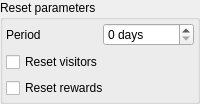
      <widget class="QGroupBox" name="groupBox">
       <property name="title">
        <string>Reset parameters</string>
       </property>
       <layout class="QVBoxLayout" name="verticalLayout_3">
        <property name="leftMargin">
         <number>3</number>
        </property>
        <property name="topMargin">
         <number>3</number>
        </property>
        <property name="rightMargin">
         <number>3</number>
        </property>
        <property name="bottomMargin">
         <number>3</number>
        </property>
        <item>
         <layout class="QHBoxLayout" name="horizontalLayout_14">
          <item>
           <widget class="QLabel" name="label_4">
            <property name="text">
             <string>Period</string>
            </property>
           </widget>
          </item>
          <item>
           <widget class="QSpinBox" name="resetPeriod">
            <property name="suffix">
             <string> days</string>
            </property>
            <property name="maximum">
             <number>99</number>
            </property>
           </widget>
          </item>
         </layout>
        </item>
        <item>
         <widget class="QCheckBox" name="resetVisitors">
          <property name="text">
           <string>Reset visitors</string>
          </property>
         </widget>
        </item>
        <item>
         <widget class="QCheckBox" name="resetRewards">
          <property name="text">
           <string>Reset rewards</string>
          </property>
         </widget>
        </item>
       </layout>
      </widget>
